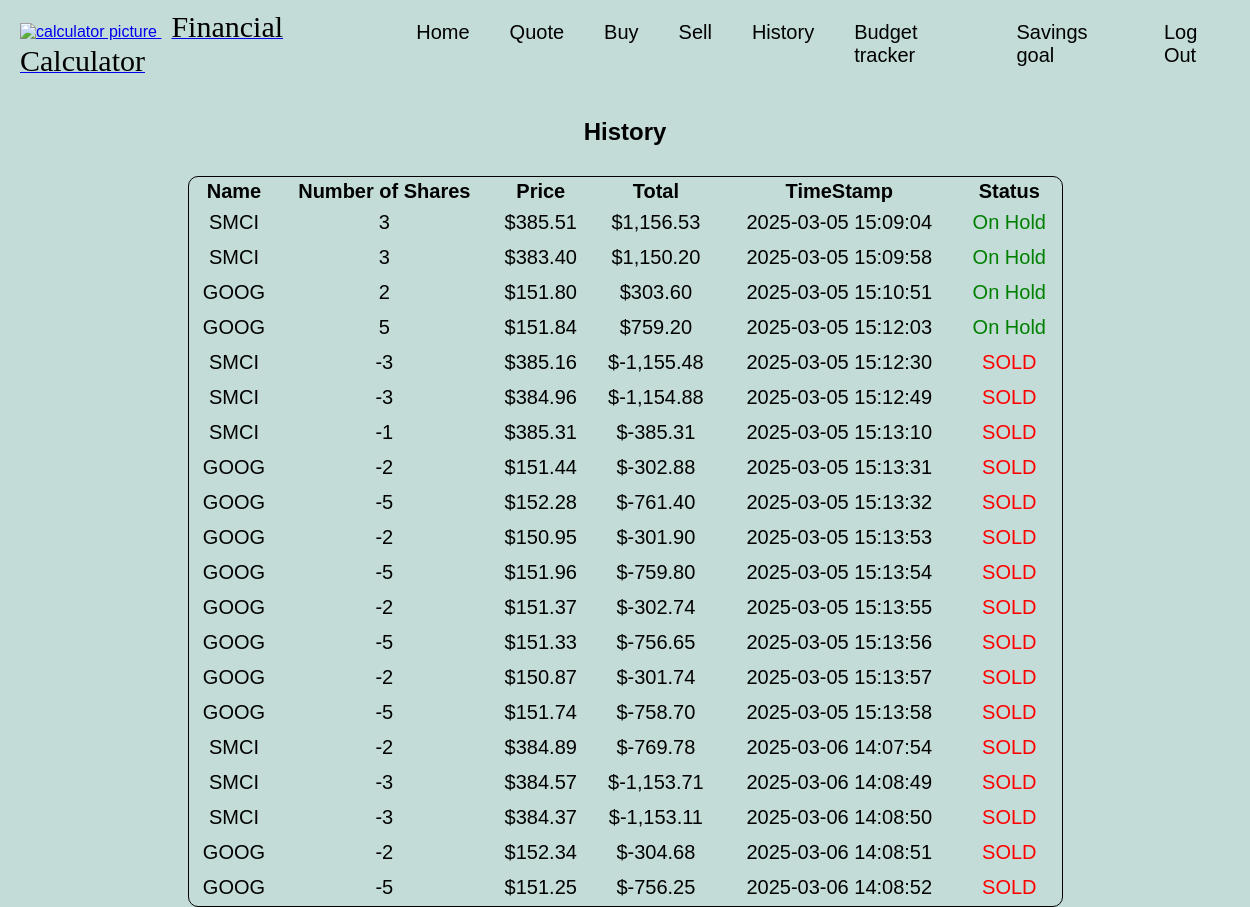
The page /history (signed in) on the database its author committed.
### tables this page shows
CREATE TABLE tracking (
    id INTEGER NOT NULL,            -- User ID
    symbol TEXT NOT NULL,           -- Stock symbol
    shares INTEGER NOT NULL,        -- Number of shares bought/sold
    price REAL NOT NULL,            -- Price per share at the time of transaction
    total REAL NOT NULL,            -- Total value of the transaction (shares * price)
    timestamp DATETIME DEFAULT CURRENT_TIMESTAMP, -- When the transaction was made
    FOREIGN KEY (id) REFERENCES users (id)        -- Links to the users table
);

### app.py (the view)
@app.route("/history")
@login_required
def history():
    user_id = session["user_id"]
    transactions = db.execute("SELECT symbol, shares, price, total, timestamp FROM tracking WHERE id = :user_id", user_id=user_id)
    return render_template("history.html", transactions=transactions)

### app.py (called while the page is built)
@app.after_request
def after_request(response):
    response.headers["Cache-Control"] = "no-cache, no-store, must-revalidate"
    response.headers["Expires"] = 0
    response.headers["Pragma"] = "no-cache"
    return response

### helpers.py (called while the page is built)
def login_required(f):
    @wraps(f)
    def decorated_function(*args, **kwargs):
        if session.get("user_id") is None:
            return redirect("/login")
        return f(*args, **kwargs)
    return decorated_function

def usd(value):
    return f"${value:,.2f}"

### templates/history.html (shortened to what this page needs)
{% extends "layout.html" %}
{% block main %}
   {% if transactions %}
   <div id="loading">
   <h2 style="text-align:center; padding: 10px;">History</h2>
   <table>
       <thead>
               <th>Name</th>
               <th>Number of Shares</th>
               <th>Price</th>
               <th>Total</th>
               <th>TimeStamp</th>
               <th>Status</th>
       </thead>
       <tbody>
           {% for row in transactions%}
           <tr class="table-row">
               <td>{{row.symbol}}</td>
               <td>{{row.shares}}</td>
               <td>{{row.price | usd}}</td>
               <td>{{row.total | usd}}</td>
               <td>{{row.timestamp}}</td>
               {%if row.shares < 0 %}
               <td style="color:red">SOLD</td>
                {% else %}
                <td style="color:green">On Hold</td>
                {% endif%}
           </tr>
           {% endfor %}
</div>
{% else %}
<p>You have not bought any Stock before</p>
{% endif %}
{% endblock %}

### templates/layout.html (shortened to what this page needs)
<!DOCTYPE html>
<html lang="en">
    <head>
        <link href="/static/styles.css" rel="stylesheet">
    </head>
    <body class="body">
                    {% if session["user_id"] %}
                    <nav class="navbar">
                            <a class="navbar-brand" href="/homepage"><img src="static/calculator.png" alt="calculator picture" width ="50px" height ="50px"></img>
                            <span class="title">Financial Calculator</span></a>
                        <ul >
                            <li id="home"class="nav-item"><a class="nav-link" href="/homepage">Home</a></li>
                            <li id="quote"class="nav-item"><a class="nav-link" href="/quote">Quote</a></li>
                            <li id="buy" class="nav-item"><a class="nav-link" href="/buy">Buy</a></li>
                            <li id="sell" class="nav-item"><a class="nav-link" href="/sell">Sell</a></li>
                            <li id="history" class="nav-item"><a class="nav-link" href="/history">History</a></li>
                            <li id="tracker" class="nav-item"><a class="nav-link" href="homepage">Budget tracker</a></li>
                            <li id="savings" class="nav-item"><a class="nav-link" href="/goal">Savings goal</a></li>
                            <li class="nav-item" style="margin-left:auto;"><a class="nav-link" href="/logout">Log Out</a></li>
                        </ul>
                    {% endif %}
        </nav>
        <main class="container py-5 text-center">
            {% block main %}{% endblock %}
        </main>
    </body>
</html>

### static/styles.css (style rules this page uses)
body { margin: 0; font-family: Arial, sans-serif; background: #c3dcd8; }
.navbar { display: flex; align-items: center; justify-content: space-between; padding: 10px 20px; margin-right:auto; width:100%; }
.navbar ul { list-style: none; padding: 0; margin: 0; display: flex; justify-content:space-between; }
.navbar ul li a { margin-right:40px; text-decoration: none; color: black; font-size: 20px; transition: 0.3s; text-decoration:underline 0.15em rgba(0,0,0,0); text-underline-offset:0.2em; transition: text-decoration-color 300ms, text-underline-offset 300ms; }
.navbar-brand { display:inline-block; }
.title { text-decoration: none; font-size:30px; word-wrap:normal; font-family:"impact"; color:black; padding: 12px 10px; margin-bottom:15px; }
table { margin-left:auto; margin-right:auto; border:1px solid black; border-radius:10px; text-align:center; width:70%; font-size:20px; }
td { padding:5px; }
#loading { animation: load 2s; }

### rows shown on the page
tracking: symbol "SMCI", shares "3", price "$385.51", total "$1,156.53", timestamp "2025-03-05 15:09:04", shows "On Hold"
tracking: symbol "SMCI", shares "3", price "$383.40", total "$1,150.20", timestamp "2025-03-05 15:09:58", shows "On Hold"
tracking: symbol "GOOG", shares "2", price "$151.80", total "$303.60", timestamp "2025-03-05 15:10:51", shows "On Hold"
tracking: symbol "GOOG", shares "5", price "$151.84", total "$759.20", timestamp "2025-03-05 15:12:03", shows "On Hold"
tracking: symbol "SMCI", shares "-3", price "$385.16", total "$-1,155.48", timestamp "2025-03-05 15:12:30", shows "SOLD"
tracking: symbol "SMCI", shares "-3", price "$384.96", total "$-1,154.88", timestamp "2025-03-05 15:12:49", shows "SOLD"
tracking: symbol "SMCI", shares "-1", price "$385.31", total "$-385.31", timestamp "2025-03-05 15:13:10", shows "SOLD"
tracking: symbol "GOOG", shares "-2", price "$151.44", total "$-302.88", timestamp "2025-03-05 15:13:31", shows "SOLD"
tracking: symbol "GOOG", shares "-5", price "$152.28", total "$-761.40", timestamp "2025-03-05 15:13:32", shows "SOLD"
tracking: symbol "GOOG", shares "-2", price "$150.95", total "$-301.90", timestamp "2025-03-05 15:13:53", shows "SOLD"
tracking: symbol "GOOG", shares "-5", price "$151.96", total "$-759.80", timestamp "2025-03-05 15:13:54", shows "SOLD"
tracking: symbol "GOOG", shares "-2", price "$151.37", total "$-302.74", timestamp "2025-03-05 15:13:55", shows "SOLD"
tracking: symbol "GOOG", shares "-5", price "$151.33", total "$-756.65", timestamp "2025-03-05 15:13:56", shows "SOLD"
tracking: symbol "GOOG", shares "-2", price "$150.87", total "$-301.74", timestamp "2025-03-05 15:13:57", shows "SOLD"
tracking: symbol "GOOG", shares "-5", price "$151.74", total "$-758.70", timestamp "2025-03-05 15:13:58", shows "SOLD"
tracking: symbol "SMCI", shares "-2", price "$384.89", total "$-769.78", timestamp "2025-03-06 14:07:54", shows "SOLD"
tracking: symbol "SMCI", shares "-3", price "$384.57", total "$-1,153.71", timestamp "2025-03-06 14:08:49", shows "SOLD"
tracking: symbol "SMCI", shares "-3", price "$384.37", total "$-1,153.11", timestamp "2025-03-06 14:08:50", shows "SOLD"
tracking: symbol "GOOG", shares "-2", price "$152.34", total "$-304.68", timestamp "2025-03-06 14:08:51", shows "SOLD"
tracking: symbol "GOOG", shares "-5", price "$151.25", total "$-756.25", timestamp "2025-03-06 14:08:52", shows "SOLD"
